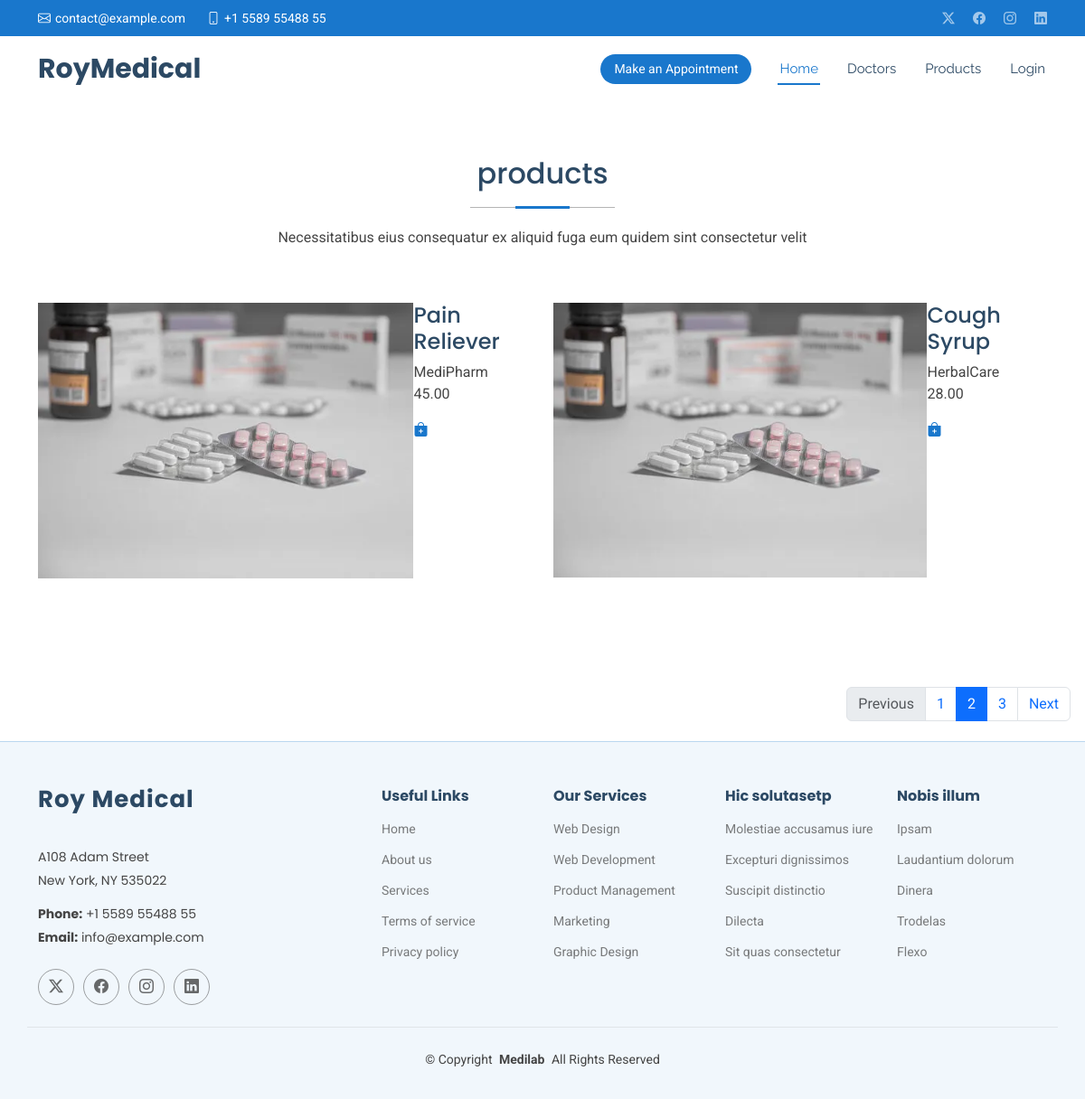
The page /my_orders.php on the database its author committed.
### tables this page shows
CREATE TABLE products (
    id INT PRIMARY KEY AUTO_INCREMENT,
    name VARCHAR(255),
    brand VARCHAR(255),
    type VARCHAR(100),
    description TEXT,
    stock_available INT,
    area_available TEXT,
    original_price DECIMAL(10,2),
    selling_price DECIMAL(10,2)
);

### my_orders.php (the view)
<?php include "includes/header.php" ?>
<section id="order" class="order section">
<div class="container section-title" data-aos="fade-up">
        <h2>products</h2>
        <p>Necessitatibus eius consequatur ex aliquid fuga eum quidem sint consectetur velit</p>
    </div>
    <div class="container">
        <div class="row gy-4">
            <?php
            $query = "SELECT id, name, brand, type, stock_available, original_price, selling_price FROM products";
            $result = mysqli_query($conn, $query);
            ?>
            <?php while ($row = mysqli_fetch_assoc($result)) : ?>
                <div class="col-lg-6" data-aos="fade-up" data-aos-delay="100">
                    <div class="team-member d-flex align-items-start">
                        <div class="pic"><img src="assets\img\product\medicien-1.webp" class="img-fluid" alt=""></div>
                        <div class="member-info">
                            <h4><?= $row['name']; ?> </h4>
                            <span><?= $row['brand']; ?></span>
                            <p><?= $row['selling_price']; ?></p>
                            <a href=""><i class="bi bi-bag-plus-fill"></i></a>
                        </div>
                    </div>
                </div>
            <?php endwhile; ?>
        </div>
    </div>
</section>
<section>
<nav aria-label="..." class="float-end me-3">
  <ul class="pagination">
    <li class="page-item disabled">
      <span class="page-link">Previous</span>
    </li>
    <li class="page-item"><a class="page-link" href="#">1</a></li>
    <li class="page-item active" aria-current="page">
      <span class="page-link">2</span>
    </li>
    <li class="page-item"><a class="page-link" href="#">3</a></li>
    <li class="page-item">
      <a class="page-link" href="#">Next</a>
    </li>
  </ul>
</nav>
</section>
<?php include "includes/footer.php" ?>

### includes/header.php (shortened to what this page needs)
<?php
$login = isset($_SESSION['user_id']);
?>
<!DOCTYPE html>
<html lang="en">
<head>
  <link href="/rm/assets/vendor/bootstrap/css/bootstrap.min.css" rel="stylesheet">
  <link href="/rm/assets/vendor/bootstrap-icons/bootstrap-icons.css" rel="stylesheet">
  <link href="/rm/assets/vendor/aos/aos.css" rel="stylesheet">
  <link href="/rm/assets/vendor/fontawesome-free/css/all.min.css" rel="stylesheet">
  <link href="/rm/assets/vendor/glightbox/css/glightbox.min.css" rel="stylesheet">
  <link href="/rm/assets/vendor/swiper/swiper-bundle.min.css" rel="stylesheet">
  <link href="/rm/assets/css/toastr.min.css" rel="stylesheet">
  <link href="/rm/assets/css/main.css" rel="stylesheet">
</head>
<body class="index-page">
  <header id="header" class="header sticky-top">
    <div class="topbar d-flex align-items-center">
      <div class="container d-flex justify-content-center justify-content-md-between">
        <div class="contact-info d-flex align-items-center">
          <i class="bi bi-envelope d-flex align-items-center"><a href="mailto:contact@example.com">contact@example.com</a></i>
          <i class="bi bi-phone d-flex align-items-center ms-4"><span>+1 5589 55488 55</span></i>
        </div>
        <div class="social-links d-none d-md-flex align-items-center">
          <a href="#" class="twitter"><i class="bi bi-twitter-x"></i></a>
          <a href="#" class="facebook"><i class="bi bi-facebook"></i></a>
          <a href="#" class="instagram"><i class="bi bi-instagram"></i></a>
          <a href="#" class="linkedin"><i class="bi bi-linkedin"></i></a>
        </div>
      </div>
    </div>
    <div class="branding d-flex align-items-center">
      <div class="container position-relative d-flex align-items-center justify-content-between">
        <a href="index.php" class="logo d-flex align-items-center me-auto">
          <h1 class="sitename">RoyMedical</h1>
        </a>
        <nav id="navmenu" class="navmenu">
          <ul>
            <li><a href="index.php" class="active">Home<br></a></li>
            <li><a href="doctors.php">Doctors</a></li>
            <li><a href="products.php">Products</a></li>
            <?php if ($login): ?>
              <li class="dropdown">
              <span>Welcome, <?php echo $_SESSION['user_name']; ?></span>
              <i class="bi bi-chevron-down toggle-dropdown"></i>
              <ul>
                <li><a href="profile.php">Profile</a></li>
                <li><a href="my_orders.php">Orders</a></li>
                <li><a href="cart_items.php">Cart</a></li>
                <li><a href="auth/logout.php">Logout</a></li>
              </ul>
            </li>
          <?php else: ?>
            <li><a href="auth/login.php">Login</a></li>
          <?php endif; ?>
        </ul>
        </nav>
        <a class="cta-btn d-none d-sm-block" href="#appointment">Make an Appointment</a>
      </div>
    </div>
  </header>
  </body>
</html>

### includes/footer.php (shortened to what this page needs)
<footer id="footer" class="footer light-background">
<div class="container footer-top">
  <div class="row gy-4">
    <div class="col-lg-4 col-md-6 footer-about">
      <a href="index.html" class="logo d-flex align-items-center">
        <span class="sitename">Roy Medical</span>
      </a>
      <div class="footer-contact pt-3">
        <p>A108 Adam Street</p>
        <p>New York, NY 535022</p>
        <p class="mt-3"><strong>Phone:</strong> <span>+1 5589 55488 55</span></p>
        <p><strong>Email:</strong> <span>info@example.com</span></p>
      </div>
      <div class="social-links d-flex mt-4">
        <a href=""><i class="bi bi-twitter-x"></i></a>
        <a href=""><i class="bi bi-facebook"></i></a>
        <a href=""><i class="bi bi-instagram"></i></a>
        <a href=""><i class="bi bi-linkedin"></i></a>
      </div>
    </div>
    <div class="col-lg-2 col-md-3 footer-links">
      <h4>Useful Links</h4>
      <ul>
        <li><a href="#">Home</a></li>
        <li><a href="#">About us</a></li>
        <li><a href="#">Services</a></li>
        <li><a href="#">Terms of service</a></li>
        <li><a href="#">Privacy policy</a></li>
      </ul>
    </div>
    <div class="col-lg-2 col-md-3 footer-links">
      <h4>Our Services</h4>
      <ul>
        <li><a href="#">Web Design</a></li>
        <li><a href="#">Web Development</a></li>
        <li><a href="#">Product Management</a></li>
        <li><a href="#">Marketing</a></li>
        <li><a href="#">Graphic Design</a></li>
      </ul>
    </div>
    <div class="col-lg-2 col-md-3 footer-links">
      <h4>Hic solutasetp</h4>
      <ul>
        <li><a href="#">Molestiae accusamus iure</a></li>
        <li><a href="#">Excepturi dignissimos</a></li>
        <li><a href="#">Suscipit distinctio</a></li>
        <li><a href="#">Dilecta</a></li>
        <li><a href="#">Sit quas consectetur</a></li>
      </ul>
    </div>
    <div class="col-lg-2 col-md-3 footer-links">
      <h4>Nobis illum</h4>
      <ul>
        <li><a href="#">Ipsam</a></li>
        <li><a href="#">Laudantium dolorum</a></li>
        <li><a href="#">Dinera</a></li>
        <li><a href="#">Trodelas</a></li>
        <li><a href="#">Flexo</a></li>
      </ul>
    </div>
  </div>
</div>
<div class="container copyright text-center mt-4">
  <p>© <span>Copyright</span> <strong class="px-1 sitename">Medilab</strong> <span>All Rights Reserved</span></p>
</div>
</footer>
</body>
</html>

### rows shown on the page
products: name "Pain Reliever", brand "MediPharm", selling_price "45.00"
products: name "Cough Syrup", brand "HerbalCare", selling_price "28.00"
